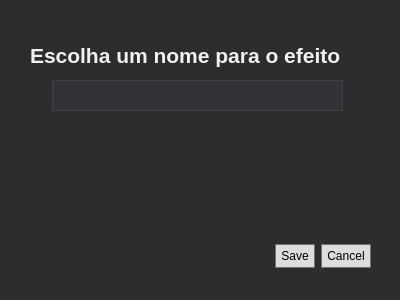
<?xml version="1.0" encoding="UTF-8"?>
<ui version="4.0">
 <class>Dialog</class>
 <widget class="QDialog" name="Dialog">
  <property name="geometry">
   <rect>
    <x>0</x>
    <y>0</y>
    <width>400</width>
    <height>300</height>
   </rect>
  </property>
  <property name="windowTitle">
   <string>Dialog</string>
  </property>
  <property name="styleSheet">
   <string notr="true">/*!*************************************
  VS15 Dark
****************************************
  Author: chintsu_kun, holt59, MO2 Team
  Version: 2.5.0
  Licence: GNU General Public License v3.0 (https://www.gnu.org/licenses/gpl-3.0.en.html)
  Url: https://github.com/nikolay-borzov/modorganizer-themes
****************************************
*/
/* For some reason applying background-color or border fixes paddings properties */
QListWidget::item {
  border-width: 0;
}

/* Don't override install label on download widget.
   MO2 assigns color depending on download state */
#installLabel {
  color: none;
}

/* Make `background-color` work for :hover, :focus and :pressed states */
QToolButton {
  border: none;
}

/* Main Window */
QWidget {
  background-color: #2d2d30;
  color: #f1f1f1;
}

QWidget::disabled {
  color: #656565;
}

/* Common */
/* remove outline */
* {
  outline: 0;
}

*:disabled,
QListView::item:disabled,
*::item:selected:disabled {
  color: #656565;
}

/* line heights */
/* QTreeView#fileTree::item - currently have problem with size column vertical
   text align */
#bsaList::item,
#dataTree::item,
#modList::item,
#categoriesTree::item,
#savegameList::item,
#tabConflicts QTreeWidget::item {
  padding: 0.3em 0;
}

QListView::item,
QTreeView#espList::item {
  padding: 0.3em 0;
}

/* to enable border color */
QTreeView,
QListView,
QTextEdit,
QWebView,
QTableView {
  border-style: solid;
  border-width: 1px;
}

QAbstractItemView {
  color: #dcdcdc;
  background-color: #1e1e1e;
  alternate-background-color: #262626;
  border-color: #3f3f46;
}

QAbstractItemView::item:selected,
QAbstractItemView::item:selected:hover,
QAbstractItemView::item:alternate:selected,
QAbstractItemView::item:alternate:selected:hover {
  color: #f1f1f1;
  background-color: #bb4287;
}

QAbstractItemView[filtered=true] {
  border: 2px solid #f00 !important;
}

QAbstractItemView,
QListView,
QTreeView {
  show-decoration-selected: 1;
}

QAbstractItemView::item:hover,
QAbstractItemView::item:alternate:hover,
QAbstractItemView::item:disabled:hover,
QAbstractItemView::item:alternate:disabled:hover QListView::item:hover,
QTreeView::branch:hover,
QTreeWidget::item:hover {
  background-color: rgba(187, 66, 135, 0.3);
}

QAbstractItemView::item:selected:disabled,
QAbstractItemView::item:alternate:selected:disabled,
QListView::item:selected:disabled,
QTreeView::branch:selected:disabled,
QTreeWidget::item:selected:disabled {
  background-color: rgba(187, 66, 135, 0.3);
}

QTreeView::branch:selected,
#bsaList::branch:selected {
  background-color: #bb4287;
}

QLabel {
  background-color: transparent;
}

LinkLabel {
  qproperty-linkColor: #bb4287;
}

/* Left Pane &amp; File Trees #QTreeView, #QListView*/
QTreeView::branch:closed:has-children {
  image: url(./vs15/branch-closed.png);
}

QTreeView::branch:open:has-children {
  image: url(./vs15/branch-open.png);
}

QListView::item {
  color: #f1f1f1;
}

/* Text areas and text fields #QTextEdit, #QLineEdit, #QWebView */
QTextEdit,
QWebView,
QLineEdit,
QAbstractSpinBox,
QAbstractSpinBox::up-button,
QAbstractSpinBox::down-button,
QComboBox {
  background-color: #333337;
  border-color: #3f3f46;
}

QLineEdit:hover,
QAbstractSpinBox:hover,
QTextEdit:hover,
QComboBox:hover,
QComboBox:editable:hover {
  border-color: #bb4287;
}

QLineEdit:focus,
QAbstractSpinBox::focus,
QTextEdit:focus,
QComboBox:focus,
QComboBox:editable:focus,
QComboBox:on {
  background-color: #3f3f46;
  border-color: #bb4287;
}

QComboBox:on {
  border-bottom-color: #3f3f46;
}

QLineEdit,
QAbstractSpinBox {
  min-height: 15px;
  padding: 2px;
  border-style: solid;
  border-width: 1px;
}

QLineEdit {
  margin-top: 0;
}

/* clear button */
QLineEdit QToolButton,
QLineEdit QToolButton:hover {
  background: none;
  margin-top: 1px;
}

QLineEdit#espFilterEdit QToolButton {
  margin-top: -2px;
  margin-bottom: 1px;
}

/* Drop-downs #QComboBox*/
QComboBox {
  min-height: 20px;
  padding-left: 5px;
  margin: 3px 0 1px 0;
  border-style: solid;
  border-width: 1px;
}

QComboBox:editable {
  padding-left: 3px;
  /* to enable hover styles */
  background-color: transparent;
}

QComboBox::drop-down {
  width: 20px;
  subcontrol-origin: padding;
  subcontrol-position: top right;
  border: none;
}

QComboBox::down-arrow {
  image: url(./vs15/combobox-down.png);
}

QComboBox QAbstractItemView {
  background-color: #1b1b1c;
  selection-background-color: #3f3f46;
  border-color: #bb4287;
  border-style: solid;
  border-width: 0 1px 1px 1px;
}

/* Doesn't work http://stackoverflow.com/questions/13308341/qcombobox-abstractitemviewitem */
/* QComboBox QAbstractItemView:item {
  padding: 10px;
  margin: 10px;
} */
/* Toolbar */
QToolBar {
  border: none;
}

QToolBar::separator {
  border-left-color: #222222;
  border-right-color: #46464a;
  border-width: 0 1px 0 1px;
  border-style: solid;
  width: 0;
}

QToolButton {
  padding: 4px;
}

QToolButton:hover, QToolButton:focus {
  background-color: #3e3e40;
}

QToolButton:pressed {
  background-color: #bb4287;
}

QToolButton::menu-indicator {
  image: url(./vs15/combobox-down.png);
  subcontrol-origin: padding;
  subcontrol-position: center right;
  padding-top: 10%;
  padding-right: 5%;
}

/* Group Boxes #QGroupBox */
QGroupBox {
  border-color: #3f3f46;
  border-style: solid;
  border-width: 1px;
  padding: 1em 0.3em 0.3em 0.3em;
  margin-top: 0.65em;
}

QGroupBox::title {
  subcontrol-origin: margin;
  subcontrol-position: top left;
  padding: 2px;
  left: 10px;
}

/* LCD Count */
QLCDNumber {
  border-color: #3f3f46;
  border-style: solid;
  border-width: 1px;
}

/* Buttons #QPushButton */
QPushButton {
  background-color: #333337;
  border-color: #3f3f46;
  min-height: 18px;
  padding: 2px 5px;
  border-style: solid;
  border-width: 1px;
}

QPushButton:hover,
QPushButton:checked,
QPushButton:focus,
QAbstractSpinBox::up-button:hover,
QAbstractSpinBox::down-button:hover {
  background-color: #bb4287;
}

QPushButton:pressed,
QPushButton:checked:hover,
QAbstractSpinBox::up-button:pressed,
QAbstractSpinBox::down-button:pressed {
  background-color: #a83b79;
}

QPushButton:disabled,
QAbstractSpinBox::up-button:disabled,
QAbstractSpinBox::down-button:disabled {
  background-color: #333337;
  border-color: #3f3f46;
}

QPushButton::menu-indicator {
  image: url(./vs15/combobox-down.png);
  subcontrol-origin: padding;
  subcontrol-position: center right;
  padding-right: 5%;
}

/* Dialog buttons */
QDialog QPushButton,
QSlider::handle:horizontal,
QSlider::handle:vertical {
  color: #000000;
  background-color: #dddddd;
  border-color: #707070;
  border-style: solid;
  border-width: 1px;
}

QDialog QPushButton:hover,
QSlider::handle:horizontal:hover,
QSlider::handle:vertical:hover,
QSlider::handle:horizontal:pressed,
QSlider::handle:horizontal:focus:pressed,
QSlider::handle:vertical:pressed,
QSlider::handle:vertical:focus:pressed {
  background-color: #BEE6FD;
  border-color: #bf498c;
}

QSlider::handle:horizontal:focus,
QSlider::handle:vertical:focus,
QDialog QPushButton:focus,
QDialog QPushButton:checked {
  background-color: #dddddd;
  border-color: #bb4287;
}

QDialog QPushButton:disabled,
QSlider::handle:horizontal:disabled,
QSlider::handle:vertical:disabled {
  background-color: #333337;
  border-color: #3f3f46;
}

QDialog QPushButton {
  min-width: 1.5em;
  padding-left: 0.5em;
  padding-right: 0.5em;
}

/* Check boxes and Radio buttons common #QCheckBox, #QRadioButton */
QGroupBox::indicator,
QTreeView::indicator,
QCheckBox::indicator,
QRadioButton::indicator {
  background-color: #2d2d30;
  border-color: #3f3f46;
  width: 13px;
  height: 13px;
  border-style: solid;
  border-width: 1px;
}

QGroupBox::indicator:hover,
QTreeView::indicator:hover,
QCheckBox::indicator:hover,
QRadioButton::indicator:hover {
  background-color: #3f3f46;
  border-color: #bb4287;
}

QGroupBox::indicator:checked,
QTreeView::indicator:checked,
QCheckBox::indicator:checked {
  image: url(./vs15/checkbox-check.png);
}

QGroupBox::indicator:disabled,
QTreeView::indicator:checked:disabled,
QCheckBox::indicator:checked:disabled {
  image: url(./vs15/checkbox-check-disabled.png);
}

/* Check boxes special */
QTreeView#modList::indicator {
  width: 15px;
  height: 15px;
}

/* Radio buttons #QRadioButton */
QRadioButton::indicator {
  border-radius: 7px;
}

QRadioButton::indicator::checked {
  background-color: #B9B9BA;
  border-width: 2px;
  width: 11px;
  height: 11px;
}

QRadioButton::indicator::checked:hover {
  border-color: #3f3f46;
}

/* Spinners #QSpinBox, #QDoubleSpinBox */
QAbstractSpinBox {
  margin: 1px;
}

QAbstractSpinBox::up-button,
QAbstractSpinBox::down-button {
  border-style: solid;
  border-width: 1px;
  subcontrol-origin: padding;
}

QAbstractSpinBox::up-button {
  subcontrol-position: top right;
}

QAbstractSpinBox::up-arrow {
  image: url(./vs15/spinner-up.png);
}

QAbstractSpinBox::down-button {
  subcontrol-position: bottom right;
}

QAbstractSpinBox::down-arrow {
  image: url(./vs15/spinner-down.png);
}

/* Sliders #QSlider */
QSlider::groove:horizontal {
  background-color: #3f3f46;
  border: none;
  height: 8px;
  margin: 2px 0;
}

QSlider::handle:horizontal {
  width: 0.5em;
  height: 2em;
  margin: -7px 0;
  subcontrol-origin: margin;
}

/* Scroll Bars #QAbstractScrollArea, #QScrollBar*/
/* assigning background still leaves not filled area*/
QAbstractScrollArea::corner {
  background-color: transparent;
}

/* Horizontal */
QScrollBar:horizontal {
  height: 18px;
  border: none;
  margin: 0 23px 0 23px;
}

QScrollBar::handle:horizontal {
  min-width: 32px;
  margin: 4px 2px;
}

QScrollBar::add-line:horizontal {
  width: 23px;
  subcontrol-position: right;
  subcontrol-origin: margin;
}

QScrollBar::sub-line:horizontal {
  width: 23px;
  subcontrol-position: left;
  subcontrol-origin: margin;
}

/* Vertical */
QScrollBar:vertical {
  width: 20px;
  border: none;
  margin: 23px 0 23px 0;
}

QScrollBar::handle:vertical {
  min-height: 32px;
  margin: 2px 4px;
}

QScrollBar::add-line:vertical {
  height: 23px;
  subcontrol-position: bottom;
  subcontrol-origin: margin;
}

QScrollBar::sub-line:vertical {
  height: 23px;
  subcontrol-position: top;
  subcontrol-origin: margin;
}

/* Combined */
QScrollBar {
  background-color: #3e3e42;
  border: none;
}

QScrollBar::handle {
  background-color: #686868;
}

QScrollBar::add-line,
QScrollBar::sub-line {
  background-color: #3e3e42;
  border: none;
}

/* QScrollBar::add-line:horizontal:hover,
QScrollBar::sub-line:horizontal:hover,
QScrollBar::add-line:vertical:hover,
QScrollBar::sub-line:vertical:hover,
QScrollBar::add-line:horizontal:pressed,
QScrollBar::sub-line:horizontal:pressed,
QScrollBar::add-line:vertical:pressed,
QScrollBar::sub-line:vertical:pressed { } */
QScrollBar::handle:hover {
  background: #9e9e9e;
}

QScrollBar::handle:pressed {
  background: #efebef;
}

QScrollBar::handle:disabled {
  background: #555558;
}

QScrollBar::add-page,
QScrollBar::sub-page {
  background: transparent;
}

QScrollBar::up-arrow:vertical {
  image: url(./vs15/scrollbar-up.png);
}

QScrollBar::up-arrow:vertical:hover {
  image: url(./vs15/scrollbar-up-hover.png);
}

QScrollBar::up-arrow:vertical:disabled {
  image: url(./vs15/scrollbar-up-disabled.png);
}

QScrollBar::right-arrow:horizontal {
  image: url(./vs15/scrollbar-right.png);
}

QScrollBar::right-arrow:horizontal:hover {
  image: url(./vs15/scrollbar-right-hover.png);
}

QScrollBar::right-arrow:horizontal:disabled {
  image: url(./vs15/scrollbar-right-disabled.png);
}

QScrollBar::down-arrow:vertical {
  image: url(./vs15/scrollbar-down.png);
}

QScrollBar::down-arrow:vertical:hover {
  image: url(./vs15/scrollbar-down-hover.png);
}

QScrollBar::down-arrow:vertical:disabled {
  image: url(./vs15/scrollbar-down-disabled.png);
}

QScrollBar::left-arrow:horizontal {
  image: url(./vs15/scrollbar-left.png);
}

QScrollBar::left-arrow:horizontal:hover {
  image: url(./vs15/scrollbar-left-hover.png);
}

QScrollBar::left-arrow:horizontal:disabled {
  image: url(./vs15/scrollbar-left-disabled.png);
}

/* Header Rows and Tables (Configure Mod Categories) #QTableView, #QHeaderView */
QTableView {
  gridline-color: #3f3f46;
  selection-background-color: #bb4287;
  selection-color: #f1f1f1;
}

QTableView QTableCornerButton::section {
  background: #252526;
  border-color: #3f3f46;
  border-style: solid;
  border-width: 0 1px 1px 0;
}

QHeaderView {
  border: none;
}

QHeaderView::section {
  background: #252526;
  border-color: #3f3f46;
  padding: 3px 5px;
  border-style: solid;
  border-width: 0 1px 1px 0;
}

QHeaderView::section:hover {
  background: #3e3e40;
  color: #f6f6f6;
}

QHeaderView::section:last {
  border-right: 0;
}

QHeaderView::up-arrow {
  image: url(./vs15/sort-asc.png);
  margin-bottom: -37px;
}

DownloadListView QHeaderView::up-arrow {
  margin-bottom: -47px;
}

QHeaderView::down-arrow {
  image: url(./vs15/sort-desc.png);
  margin-bottom: 0;
}

/* Context menus, toolbar drop-downs #QMenu  */
QMenu {
  background-color: #1a1a1c;
  border-color: #333337;
  border-style: solid;
  border-width: 1px;
  padding: 2px;
}

QMenu::item {
  background: transparent;
  padding: 4px 20px;
}

QMenu::item:selected,
QMenuBar::item:selected {
  background-color: #333334;
}

QMenu::item:disabled {
  background-color: transparent;
}

QMenu::separator {
  background-color: #333337;
  height: 1px;
  margin: 1px 0;
}

QMenu::icon {
  margin: 1px;
}

QMenu::right-arrow {
  image: url(./vs15/sub-menu-arrow.png);
  subcontrol-origin: padding;
  subcontrol-position: center right;
  padding-right: 0.5em;
}

QMenu QPushButton {
  background-color: transparent;
  border-color: #3f3f46;
  margin: 1px 0 1px 0;
}

QMenu QCheckBox,
QMenu QRadioButton {
  background-color: transparent;
  padding: 5px 2px;
}

/* Tool tips #QToolTip, #SaveGameInfoWidget */
QToolTip,
SaveGameInfoWidget {
  background-color: #424245;
  border-color: #4d4d50;
  color: #f1f1f1;
  border-style: solid;
  border-width: 1px;
  padding: 2px;
}

QStatusBar::item {
  border: None;
}

/* Progress Bars (Downloads) #QProgressBar */
QProgressBar {
  background-color: #e6e6e6;
  color: #000;
  border-color: #bcbcbc;
  text-align: center;
  border-style: solid;
  border-width: 1px;
  margin: 0px;
}

QProgressBar::chunk {
  background: #06b025;
}

DownloadListView[downloadView=standard]::item {
  padding: 16px;
}

DownloadListView[downloadView=compact]::item {
  padding: 4px;
}

/* Right Pane and Tab Bars #QTabWidget, #QTabBar */
QTabWidget::pane {
  border-color: #3f3f46;
  border-top-color: #bb4287;
  top: 0;
  border-style: solid;
  border-width: 1px;
}

QTabWidget::pane:disabled {
  border-top-color: #3f3f46;
}

QTabBar::tab {
  background-color: transparent;
  padding: 4px 1em;
  border: none;
}

QTabBar::tab:hover {
  background-color: #a83b79;
}

QTabBar::tab:selected,
QTabBar::tab:selected:hover {
  background-color: #bb4287;
}

QTabBar::tab:disabled {
  background-color: transparent;
  color: #656565;
}

QTabBar::tab:selected:disabled {
  background-color: #3f3f46;
}

/* Scrollers */
QTabBar QToolButton {
  background-color: #333337;
  border-color: #3f3f46;
  padding: 1px;
  margin: 0;
  border-style: solid;
  border-width: 1px;
}

QTabBar QToolButton:hover {
  border-color: #bb4287;
  border-width: 1px;
  border-style: solid;
}

QTabBar QToolButton:disabled,
QTabBar QToolButton:pressed:hover {
  background-color: #333337;
}

QTabBar::scroller {
  width: 23px;
  background-color: red;
}

QTabBar QToolButton::right-arrow {
  image: url(./vs15/scrollbar-right.png);
}

QTabBar QToolButton::right-arrow:hover {
  image: url(./vs15/scrollbar-right-hover.png);
}

QTabBar QToolButton::left-arrow {
  image: url(./vs15/scrollbar-left.png);
}

QTabBar QToolButton::left-arrow:hover {
  image: url(./vs15/scrollbar-left-hover.png);
}

/* Special styles */
QWidget#tabImages QPushButton {
  background-color: transparent;
  margin: 0 0.3em;
  padding: 0;
}

/* like dialog QPushButton*/
QWidget#tabESPs QToolButton {
  color: #000000;
  background-color: #dddddd;
  border-color: #707070;
  border-style: solid;
  border-width: 1px;
}

QWidget#tabESPs QToolButton:hover {
  background-color: #BEE6FD;
  border-color: #bf498c;
}

QWidget#tabESPs QToolButton:focus {
  background-color: #dddddd;
  border-color: #bb4287;
}

QWidget#tabESPs QToolButton:disabled {
  background-color: #333337;
  border-color: #3f3f46;
}

QTreeWidget#categoriesList {
  /* min-width: 225px; */
}

QTreeWidget#categoriesList::item {
  background-position: center left;
  background-repeat: no-repeat;
  padding: 0.35em 10px;
}

QTreeWidget#categoriesList::item:has-children {
  background-image: url(./vs15/branch-closed.png);
}

QTreeWidget#categoriesList::item:has-children:open {
  background-image: url(./vs15/branch-open.png);
}

QDialog#QueryOverwriteDialog QPushButton {
  margin-left: 0.5em;
}

QDialog#PyCfgDialog QPushButton:hover {
  background-color: #BEE6FD;
}

QLineEdit#modFilterEdit {
  margin-top: 2px;
}

/* highlight unchecked BSAs */
QWidget#bsaTab QTreeWidget::indicator:unchecked {
  background-color: #bb4287;
}

/* increase version text field */
QLineEdit#versionEdit {
  max-width: 100px;
}

/* Dialogs width changes */
/* increase width to prevent buttons cutting */
QDialog#QueryOverwriteDialog {
  min-width: 565px;
}

QDialog#ModInfoDialog {
  min-width: 850px;
}

QLineEdit[valid-filter=false] {
  background-color: #661111 !important;
}</string>
  </property>
  <widget class="QDialogButtonBox" name="buttonBox">
   <property name="geometry">
    <rect>
     <x>30</x>
     <y>240</y>
     <width>341</width>
     <height>32</height>
    </rect>
   </property>
   <property name="layoutDirection">
    <enum>Qt::LeftToRight</enum>
   </property>
   <property name="orientation">
    <enum>Qt::Horizontal</enum>
   </property>
   <property name="standardButtons">
    <set>QDialogButtonBox::Cancel|QDialogButtonBox::Save</set>
   </property>
  </widget>
  <widget class="QLabel" name="label">
   <property name="geometry">
    <rect>
     <x>30</x>
     <y>40</y>
     <width>351</width>
     <height>31</height>
    </rect>
   </property>
   <property name="text">
    <string>&lt;html&gt;&lt;head/&gt;&lt;body&gt;&lt;p&gt;&lt;span style=&quot; font-size:16pt; font-weight:600;&quot;&gt;Escolha um nome para o efeito&lt;/span&gt;&lt;/p&gt;&lt;/body&gt;&lt;/html&gt;</string>
   </property>
  </widget>
  <widget class="QLineEdit" name="lineEdit">
   <property name="geometry">
    <rect>
     <x>52</x>
     <y>80</y>
     <width>291</width>
     <height>31</height>
    </rect>
   </property>
  </widget>
 </widget>
 <resources/>
 <connections>
  <connection>
   <sender>buttonBox</sender>
   <signal>accepted()</signal>
   <receiver>Dialog</receiver>
   <slot>accept()</slot>
   <hints>
    <hint type="sourcelabel">
     <x>248</x>
     <y>254</y>
    </hint>
    <hint type="destinationlabel">
     <x>157</x>
     <y>274</y>
    </hint>
   </hints>
  </connection>
  <connection>
   <sender>buttonBox</sender>
   <signal>rejected()</signal>
   <receiver>Dialog</receiver>
   <slot>reject()</slot>
   <hints>
    <hint type="sourcelabel">
     <x>316</x>
     <y>260</y>
    </hint>
    <hint type="destinationlabel">
     <x>286</x>
     <y>274</y>
    </hint>
   </hints>
  </connection>
 </connections>
</ui>
